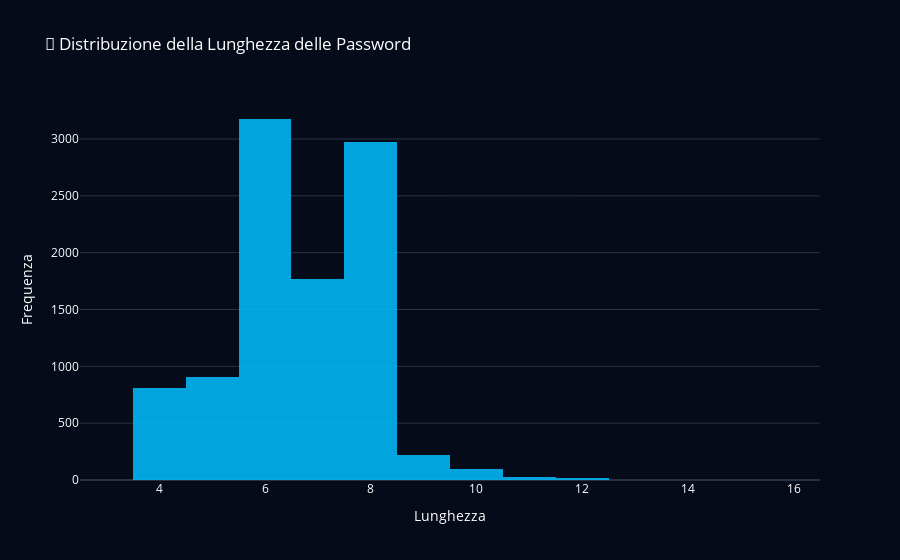
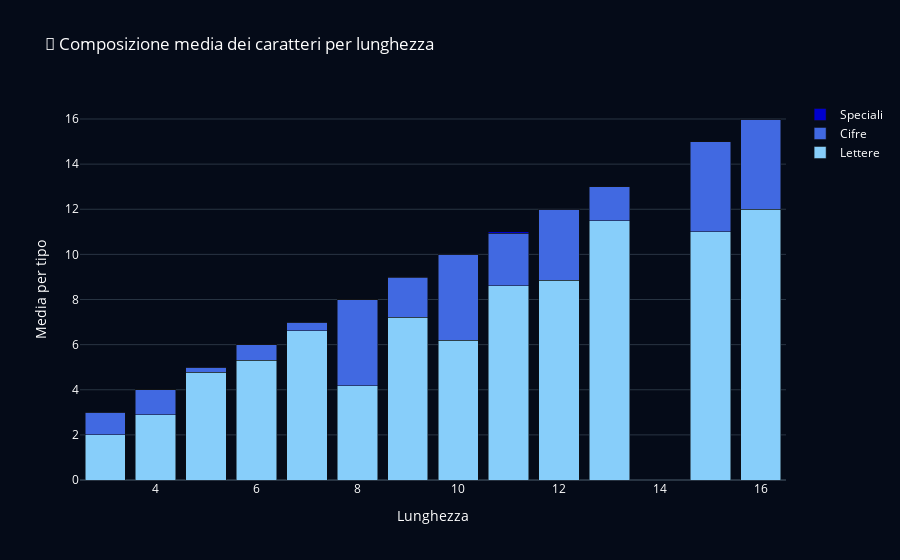

Write notebook code for charts like these, in order.
### Code cell
import pandas as pd
import matplotlib.pyplot as plt
import seaborn as sns

# Caricamento del dataset
df = pd.read_csv("common_passwords.csv")  # Modifica il path se necessario
import pandas as pd
import plotly.express as px
import plotly.graph_objects as go
import plotly.figure_factory as ff
from sklearn.decomposition import PCA
from sklearn.cluster import KMeans
from sklearn.preprocessing import StandardScaler

# Caricamento dataset
df = pd.read_csv("common_passwords.csv")
# 📊 Istogramma della lunghezza
fig = px.histogram(df, x="length", nbins=20, opacity=0.85,
                   title="🔐 Distribuzione della Lunghezza delle Password",
                   template="plotly_dark", color_discrete_sequence=["deepskyblue"])
fig.update_layout(plot_bgcolor="#050b18", paper_bgcolor="#050b18", font=dict(color="white"),
                  xaxis_title="Lunghezza", yaxis_title="Frequenza")
fig.show()
# 🧱 Barre impilate: tipo di carattere
df_bar = df.groupby("length")[["num_chars", "num_digits", "num_special"]].mean().reset_index()
fig = go.Figure()
fig.add_trace(go.Bar(name='Lettere', x=df_bar["length"], y=df_bar["num_chars"], marker_color='lightskyblue'))
fig.add_trace(go.Bar(name='Cifre', x=df_bar["length"], y=df_bar["num_digits"], marker_color='royalblue'))
fig.add_trace(go.Bar(name='Speciali', x=df_bar["length"], y=df_bar["num_special"], marker_color='mediumblue'))
fig.update_layout(barmode='stack',
    title="🧱 Composizione media dei caratteri per lunghezza",
    xaxis_title="Lunghezza", yaxis_title="Media per tipo",
    template="plotly_dark", plot_bgcolor="#050b18", paper_bgcolor="#050b18",
    font=dict(color="white"))
fig.show()

### Figure 1 — Plotly figure (JSON) as saved in the notebook; plotly's stock layout.template omitted (floating-point values rounded to 4 significant figures; data arrays with more than 128 entries replaced by an {"elided": "..."} marker saying what was removed)
{"data": [{"bingroup": "x", "hovertemplate": "length=%{x}<br>count=%{y}<extra></extra>", "legendgroup": "", "marker": {"color": "deepskyblue", "opacity": 0.85, "pattern": {"shape": ""}}, "name": "", "nbinsx": 20, "orientation": "v", "showlegend": false, "type": "histogram", "x": {"elided": "10000 int values"}, "xaxis": "x", "yaxis": "y"}], "layout": {"barmode": "relative", "font": {"color": "white"}, "legend": {"tracegroupgap": 0}, "paper_bgcolor": "#050b18", "plot_bgcolor": "#050b18", "title": {"text": "🔐 Distribuzione della Lunghezza delle Password"}, "xaxis": {"anchor": "y", "domain": [0, 1], "title": {"text": "Lunghezza"}}, "yaxis": {"anchor": "x", "domain": [0, 1], "title": {"text": "Frequenza"}}}}

### Figure 2 — Plotly figure (JSON) as saved in the notebook; plotly's stock layout.template omitted (floating-point values rounded to 4 significant figures)
{"data": [{"marker": {"color": "lightskyblue"}, "name": "Lettere", "type": "bar", "x": [3, 4, 5, 6, 7, 8, 9, 10, 11, 12, 13, 15, 16], "y": [2.0, 2.895, 4.786, 5.313, 6.621, 4.172, 7.205, 6.202, 8.607, 8.857, 11.5, 11.0, 12.0]}, {"marker": {"color": "royalblue"}, "name": "Cifre", "type": "bar", "x": [3, 4, 5, 6, 7, 8, 9, 10, 11, 12, 13, 15, 16], "y": [1.0, 1.102, 0.2027, 0.6829, 0.3772, 3.828, 1.776, 3.798, 2.321, 3.143, 1.5, 4.0, 4.0]}, {"marker": {"color": "mediumblue"}, "name": "Speciali", "type": "bar", "x": [3, 4, 5, 6, 7, 8, 9, 10, 11, 12, 13, 15, 16], "y": [0.0, 0.002469, 0.01107, 0.004093, 0.001694, 0.0, 0.01826, 0.0, 0.07143, 0.0, 0.0, 0.0, 0.0]}], "layout": {"barmode": "stack", "font": {"color": "white"}, "paper_bgcolor": "#050b18", "plot_bgcolor": "#050b18", "title": {"text": "🧱 Composizione media dei caratteri per lunghezza"}, "xaxis": {"title": {"text": "Lunghezza"}}, "yaxis": {"title": {"text": "Media per tipo"}}}}
